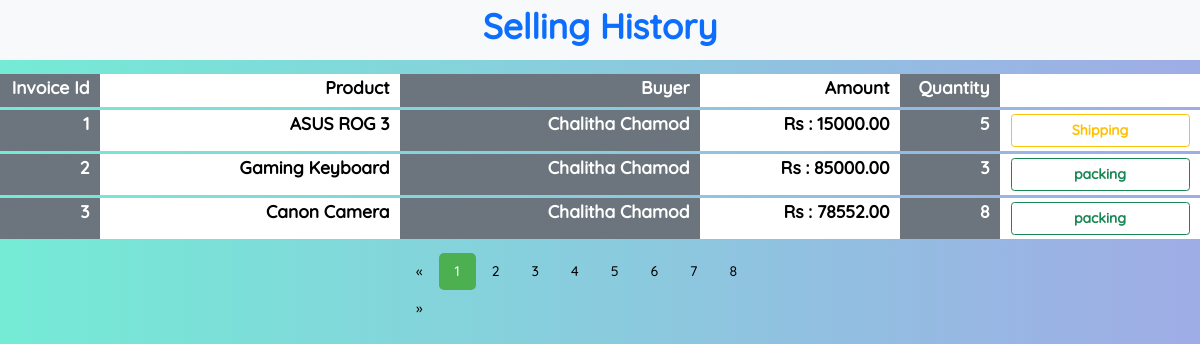
/eshop/sellingHistorymy.php, run on the app's committed database.
### tables this page shows
CREATE TABLE IF NOT EXISTS `invoice` (
  `id` int NOT NULL AUTO_INCREMENT,
  `order_id` varchar(50) NOT NULL,
  `product_id` int NOT NULL,
  `user_email` varchar(100) NOT NULL,
  `date` datetime NOT NULL,
  `total` double NOT NULL,
  `qty` int NOT NULL,
  `status` int DEFAULT '0',
  PRIMARY KEY (`id`),
  KEY `product_id` (`product_id`),
  KEY `user_email` (`user_email`),
  CONSTRAINT `FK_invoice_product` FOREIGN KEY (`product_id`) REFERENCES `product` (`id`),
  CONSTRAINT `FK_invoice_user` FOREIGN KEY (`user_email`) REFERENCES `user` (`email`)
);

CREATE TABLE IF NOT EXISTS `product` (
  `id` int NOT NULL AUTO_INCREMENT,
  `category` int NOT NULL,
  `model_has_brand_id` int NOT NULL,
  `colour_id` int NOT NULL,
  `price` double NOT NULL,
  `qty` int NOT NULL,
  `description` text NOT NULL,
  `title` varchar(100) NOT NULL,
  `condition_id` int NOT NULL,
  `status_id` int NOT NULL,
  `user_email` varchar(100) NOT NULL,
  `datetime_added` datetime NOT NULL,
  `delivery_fee_colombo` double NOT NULL,
  `delivery_fee_other` double NOT NULL,
  PRIMARY KEY (`id`),
  KEY `FK_product_colour` (`colour_id`) USING BTREE,
  KEY `FK_product_condition` (`condition_id`),
  KEY `FK_product_user` (`user_email`),
  KEY `FK_product_category` (`category`),
  KEY `FK_product_status` (`status_id`),
  KEY `FK_product_model_has_brand` (`model_has_brand_id`) USING BTREE,
  CONSTRAINT `FK_product_category` FOREIGN KEY (`category`) REFERENCES `category` (`id`),
  CONSTRAINT `FK_product_colour` FOREIGN KEY (`colour_id`) REFERENCES `colour` (`id`),
  CONSTRAINT `FK_product_condition` FOREIGN KEY (`condition_id`) REFERENCES `condition` (`id`),
  CONSTRAINT `FK_product_model_has_brand` FOREIGN KEY (`model_has_brand_id`) REFERENCES `model_has_brand` (`id`),
  CONSTRAINT `FK_product_status` FOREIGN KEY (`status_id`) REFERENCES `status` (`id`),
  CONSTRAINT `FK_product_user` FOREIGN KEY (`user_email`) REFERENCES `user` (`email`)
);

CREATE TABLE IF NOT EXISTS `user` (
  `fname` varchar(50) NOT NULL,
  `lname` varchar(50) NOT NULL,
  `email` varchar(100) NOT NULL,
  `gender` int NOT NULL,
  `password` varchar(20) NOT NULL,
  `mobile` varchar(10) NOT NULL,
  `register_date` datetime DEFAULT NULL,
  `verification_code` varchar(20) DEFAULT NULL,
  PRIMARY KEY (`email`),
  KEY `gender` (`gender`),
  CONSTRAINT `FK_user_gender` FOREIGN KEY (`gender`) REFERENCES `gender` (`id`) ON DELETE RESTRICT ON UPDATE RESTRICT
);

### eshop/connection.php (called while the page is built, shortened)
<?php
class Database
{
    public static $connection;
    public static function setUpConnection()
    {
        if (!isset(Database::$connection)) {
            Database::$connection = new mysqli("localhost", "root", "your_password", "eshop", "3306");
        }
    }
    public static function search($q)
    {
        $resultset = Database::$connection->query($q);
        return $resultset;
    }
}

### eshop/sellingHistorymy.php (the view, shortened to what this page needs)
<?php
require "connection.php";
?>
<!DOCTYPE html>
<html lang="en">
<head>
    <link rel="stylesheet" href="bootstrap.css" />
    <link rel="stylesheet" href="https://cdn.jsdelivr.net/npm/bootstrap-icons@1.6.0/font/bootstrap-icons.css">
    <link rel="stylesheet" href="style.css" />
</head>
<body style="background-color: #74EBD5;background-image: linear-gradient(90deg,#74EBD5 0%,#9FACE6 100%);min-height: 100vh;">
    <div class="container-fluid">
        <div class="row">
            <div class="col-12 bg-light text-center mb-3">
                <label class="form-label fs-1 fw-bold text-primary">Selling History</label>
            </div>
            <div class="col-12">
                <div class="row">
                    <div class="col-1 bg-secondary text-end">
                        <label class="form-label fw-bold fs-5 text-white">Invoice Id</label>
                    </div>
                    <div class="col-3 bg-body text-end">
                        <label class="form-label fw-bold fs-5 text-black">Product</label>
                    </div>
                    <div class="col-3 bg-secondary text-end">
                        <label class="form-label fw-bold fs-5 text-white">Buyer</label>
                    </div>
                    <div class="col-2 bg-body text-end">
                        <label class="form-label fw-bold fs-5 text-black">Amount</label>
                    </div>
                    <div class="col-1 bg-secondary text-end">
                        <label class="form-label fw-bold fs-5 text-white">Quantity</label>
                    </div>
                    <div class="col-2 bg-white d-grid">
                    </div>
                </div>
            </div>
            <?php
            if (isset($_GET["page"])) {
                $pageno = $_GET["page"];
            } else {
                $pageno = 1;
            }
            $invoice_rs = Database::search("SELECT * FROM `invoice`");
            $invoice_num = $invoice_rs->num_rows;
            $results_per_page = 3;
            $number_of_pages = ceil($invoice_num / $results_per_page);
            $result_count = ((int)$pageno - 1) * $results_per_page;
            $results = Database::search("SELECT `invoice`.`id`,`product`.`title`,`user`.`fname`,`user`.`lname`,`invoice`.`total`,`invoice`.`qty`,`invoice`.`status` FROM `invoice` INNER JOIN `user` ON `invoice`.`user_email` = `user`.`email`
             INNER JOIN `product` ON `invoice`.`product_id` = `product`.`id` LIMIT " . $results_per_page . " OFFSET " . $result_count . "");
            while ($results_data = $results->fetch_assoc()) {
            ?>
                <div class="col-12 mt-1">
                    <div class="row">
                        <div class="col-1 bg-secondary text-end">
                            <label class="form-label fw-bold fs-5 text-white"><?php echo $results_data["id"]; ?></label>
                        </div>
                        <div class="col-3 bg-body text-end">
                            <label class="form-label fw-bold fs-5 text-black"><?php echo $results_data["title"]; ?></label>
                        </div>
                        <div class="col-3 bg-secondary text-end">
                            <label class="form-label fw-bold fs-5 text-white"><?php echo $results_data["fname"] . " " . $results_data["lname"]; ?></label>
                        </div>
                        <div class="col-2 bg-body text-end">
                            <label class="form-label fw-bold fs-5 text-black">Rs : <?php echo $results_data["total"]; ?>.00</label>
                        </div>
                        <div class="col-1 bg-secondary text-end">
                            <label class="form-label fw-bold fs-5 text-white"><?php echo $results_data["qty"]; ?></label>
                        </div>
                        <div class="col-2 bg-white d-grid">
                            <?php
                            $x = $results_data["status"];
                            if ($x == 0) {
                            ?>
                                <button class="btn btn-outline-primary mb-1 mt-1 fw-bold" onclick="changeInvoiceId(<?php echo $results_data['id']; ?>);" id="btn<?php echo $results_data['id']; ?>">Confirm order</button>
                            <?php
                            } else if ($x == 1) {
                            ?>
                                <button class="btn btn-outline-success mb-1 mt-1 fw-bold" onclick="changeInvoiceId(<?php echo $results_data['id']; ?>);" id="btn<?php echo $results_data['id']; ?>">packing</button>
                            <?php
                            } else if ($x == 2) {
                            ?>
                                <button class="btn btn-outline-danger mb-1 mt-1 fw-bold" onclick="changeInvoiceId(<?php echo $results_data['id']; ?>);" id="btn<?php echo $results_data['id']; ?>">Dispatch</button>
                            <?php
                            } else if ($x == 3) {
                            ?>
                                <button class="btn btn-outline-warning mb-1 mt-1 fw-bold" onclick="changeInvoiceId(<?php echo $results_data['id']; ?>);" id="btn<?php echo $results_data['id']; ?>">Shipping</button>
                            <?php
                            } else if ($x == 4) {
                            ?>
                                <button class="btn btn-outline-secondary mb-1 mt-1 fw-bold " onclick="changeInvoiceId(<?php echo $results_data['id']; ?>);" id="btn<?php echo $results_data['id']; ?>" disabled>Delivered</button>
                            <?php
                            }
                            ?>
                        </div>
                    </div>
                </div>
            <?php
            }
            ?>
            <div class="offset-lg-4 col-12 col-lg-4 text-center mt-3 mb-3 d-flex justify-content-center">
                <div class="row">
                    <div class="pagination">
                        <a href="<?php if ($pageno <= 1) {
                                        echo "#";
                                    } else {
                                        echo "?page=" . ($pageno - 1);
                                    } ?>">&laquo;</a>
                        <?php
                        for ($page = 1; $page <= $number_of_pages; $page++) {
                            if ($page == $pageno) {
                        ?>
                                <a href="<?php echo "?page=" . ($page); ?>" class="active"><?php echo $page; ?></a>
                            <?php
                            } else {
                            ?>
                                <a href="<?php echo "?page=" . ($page); ?>"><?php echo $page; ?></a>
                        <?php
                            }
                        }
                        ?>
                        <a href="<?php if ($pageno >= $number_of_pages) {
                                        echo "#";
                                    } else {
                                        echo "?page=" . ($pageno + 1);
                                    } ?>">&raquo;</a>
                    </div>
                </div>
            </div>
        </div>
    </div>
</body>
</html>

### eshop/style.css (style rules this page uses)
* { font-family: "Quicksand"; font-size: 14px; }
.pagination { display: inline-block; }
.pagination a { color: black; float: left; padding: 8px 16px; text-decoration: none; }
.pagination a.active { background-color: #4CAF50; color: white; border-radius: 5px; }

### data on the page
invoice: id "1", product.title "ASUS ROG 3", user_email.fname "Chalitha", user_email.lname "Chamod", total "15000", qty "5"
invoice: id "2", product.title "Gaming Keyboard", user_email.fname "Chalitha", user_email.lname "Chamod", total "85000", qty "3"
invoice: id "3", product.title "Canon Camera", user_email.fname "Chalitha", user_email.lname "Chamod", total "78552", qty "8"
